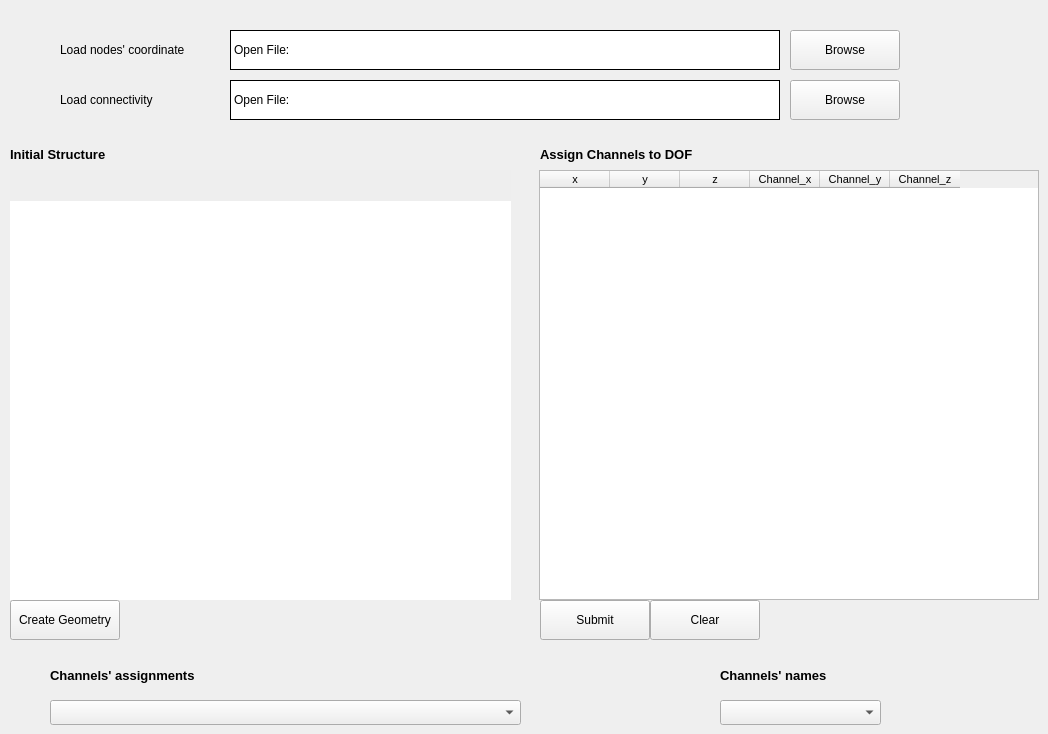
    <widget class="QWidget" name="tab_Geometry">
     <attribute name="title">
      <string>Geometry</string>
     </attribute>
     <widget class="QWidget" name="content_PlotInitialGeometry" native="true">
      <property name="geometry">
       <rect>
        <x>10</x>
        <y>200</y>
        <width>501</width>
        <height>400</height>
       </rect>
      </property>
      <property name="styleSheet">
       <string notr="true">background-color: rgb(255, 255, 255);</string>
      </property>
     </widget>
     <widget class="QWidget" name="content_ToolbarInitialGeometry" native="true">
      <property name="geometry">
       <rect>
        <x>10</x>
        <y>170</y>
        <width>501</width>
        <height>31</height>
       </rect>
      </property>
      <property name="styleSheet">
       <string notr="true">background-color: rgb(255, 255, 255);
background-color: rgb(238, 238, 238);</string>
      </property>
     </widget>
     <widget class="QLabel" name="label_justdisplay_6">
      <property name="geometry">
       <rect>
        <x>60</x>
        <y>30</y>
        <width>161</width>
        <height>40</height>
       </rect>
      </property>
      <property name="text">
       <string>Load nodes' coordinate</string>
      </property>
     </widget>
     <widget class="QLabel" name="label_OpenFileNodes">
      <property name="geometry">
       <rect>
        <x>230</x>
        <y>30</y>
        <width>550</width>
        <height>40</height>
       </rect>
      </property>
      <property name="styleSheet">
       <string notr="true">background-color: rgb(255, 255, 255);</string>
      </property>
      <property name="frameShape">
       <enum>QFrame::Box</enum>
      </property>
      <property name="frameShadow">
       <enum>QFrame::Plain</enum>
      </property>
      <property name="text">
       <string>Open File:</string>
      </property>
     </widget>
     <widget class="QPushButton" name="pushButton_LoadNodes">
      <property name="geometry">
       <rect>
        <x>790</x>
        <y>30</y>
        <width>110</width>
        <height>40</height>
       </rect>
      </property>
      <property name="text">
       <string>Browse</string>
      </property>
     </widget>
     <widget class="QLabel" name="label_justdisplay_7">
      <property name="geometry">
       <rect>
        <x>60</x>
        <y>80</y>
        <width>161</width>
        <height>40</height>
       </rect>
      </property>
      <property name="text">
       <string>Load connectivity</string>
      </property>
     </widget>
     <widget class="QLabel" name="label_OpenFileConnectivity">
      <property name="geometry">
       <rect>
        <x>230</x>
        <y>80</y>
        <width>550</width>
        <height>40</height>
       </rect>
      </property>
      <property name="styleSheet">
       <string notr="true">background-color: rgb(255, 255, 255);</string>
      </property>
      <property name="frameShape">
       <enum>QFrame::Box</enum>
      </property>
      <property name="frameShadow">
       <enum>QFrame::Plain</enum>
      </property>
      <property name="text">
       <string>Open File:</string>
      </property>
     </widget>
     <widget class="QPushButton" name="pushButton_LoadConnectivity">
      <property name="geometry">
       <rect>
        <x>790</x>
        <y>80</y>
        <width>110</width>
        <height>40</height>
       </rect>
      </property>
      <property name="text">
       <string>Browse</string>
      </property>
     </widget>
     <widget class="QPushButton" name="pushButton_CreateGeometry">
      <property name="geometry">
       <rect>
        <x>10</x>
        <y>600</y>
        <width>110</width>
        <height>40</height>
       </rect>
      </property>
      <property name="text">
       <string>Create Geometry</string>
      </property>
     </widget>
     <widget class="QTableWidget" name="tableWidget_Nodes">
      <property name="geometry">
       <rect>
        <x>539</x>
        <y>170</y>
        <width>500</width>
        <height>430</height>
       </rect>
      </property>
      <property name="minimumSize">
       <size>
        <width>421</width>
        <height>0</height>
       </size>
      </property>
      <property name="font">
       <font>
        <pointsize>8</pointsize>
       </font>
      </property>
      <property name="styleSheet">
       <string notr="true"/>
      </property>
      <attribute name="horizontalHeaderCascadingSectionResizes">
       <bool>false</bool>
      </attribute>
      <attribute name="horizontalHeaderDefaultSectionSize">
       <number>70</number>
      </attribute>
      <column>
       <property name="text">
        <string>x</string>
       </property>
      </column>
      <column>
       <property name="text">
        <string>y</string>
       </property>
      </column>
      <column>
       <property name="text">
        <string>z</string>
       </property>
      </column>
      <column>
       <property name="text">
        <string>Channel_x</string>
       </property>
      </column>
      <column>
       <property name="text">
        <string>Channel_y</string>
       </property>
      </column>
      <column>
       <property name="text">
        <string>Channel_z</string>
       </property>
      </column>
     </widget>
     <widget class="QPushButton" name="pushButton_SubmitChannels">
      <property name="geometry">
       <rect>
        <x>540</x>
        <y>600</y>
        <width>110</width>
        <height>40</height>
       </rect>
      </property>
      <property name="text">
       <string>Submit</string>
      </property>
     </widget>
     <widget class="QPushButton" name="pushButton_ClearChannels">
      <property name="geometry">
       <rect>
        <x>650</x>
        <y>600</y>
        <width>110</width>
        <height>40</height>
       </rect>
      </property>
      <property name="text">
       <string>Clear</string>
      </property>
     </widget>
     <widget class="QLabel" name="label_justdisplay_8">
      <property name="geometry">
       <rect>
        <x>10</x>
        <y>139</y>
        <width>231</width>
        <height>31</height>
       </rect>
      </property>
      <property name="font">
       <font>
        <pointsize>10</pointsize>
        <weight>75</weight>
        <bold>true</bold>
       </font>
      </property>
      <property name="text">
       <string>Initial Structure</string>
      </property>
     </widget>
     <widget class="QLabel" name="label_justdisplay_14">
      <property name="geometry">
       <rect>
        <x>540</x>
        <y>139</y>
        <width>231</width>
        <height>31</height>
       </rect>
      </property>
      <property name="font">
       <font>
        <pointsize>10</pointsize>
        <weight>75</weight>
        <bold>true</bold>
       </font>
      </property>
      <property name="text">
       <string>Assign Channels to DOF</string>
      </property>
     </widget>
     <widget class="QLabel" name="label_justdisplay_40">
      <property name="geometry">
       <rect>
        <x>720</x>
        <y>660</y>
        <width>151</width>
        <height>31</height>
       </rect>
      </property>
      <property name="font">
       <font>
        <pointsize>10</pointsize>
        <weight>75</weight>
        <bold>true</bold>
       </font>
      </property>
      <property name="text">
       <string>Channels' names</string>
      </property>
     </widget>
     <widget class="QComboBox" name="comboBox_ChannelsNames">
      <property name="geometry">
       <rect>
        <x>720</x>
        <y>700</y>
        <width>161</width>
        <height>25</height>
       </rect>
      </property>
     </widget>
     <widget class="QLabel" name="label_justdisplay_41">
      <property name="geometry">
       <rect>
        <x>50</x>
        <y>660</y>
        <width>231</width>
        <height>31</height>
       </rect>
      </property>
      <property name="font">
       <font>
        <pointsize>10</pointsize>
        <weight>75</weight>
        <bold>true</bold>
       </font>
      </property>
      <property name="text">
       <string>Channels' assignments</string>
      </property>
     </widget>
     <widget class="QComboBox" name="comboBox_AllChannelsAssignments">
      <property name="geometry">
       <rect>
        <x>50</x>
        <y>700</y>
        <width>471</width>
        <height>25</height>
       </rect>
      </property>
     </widget>
    </widget>
